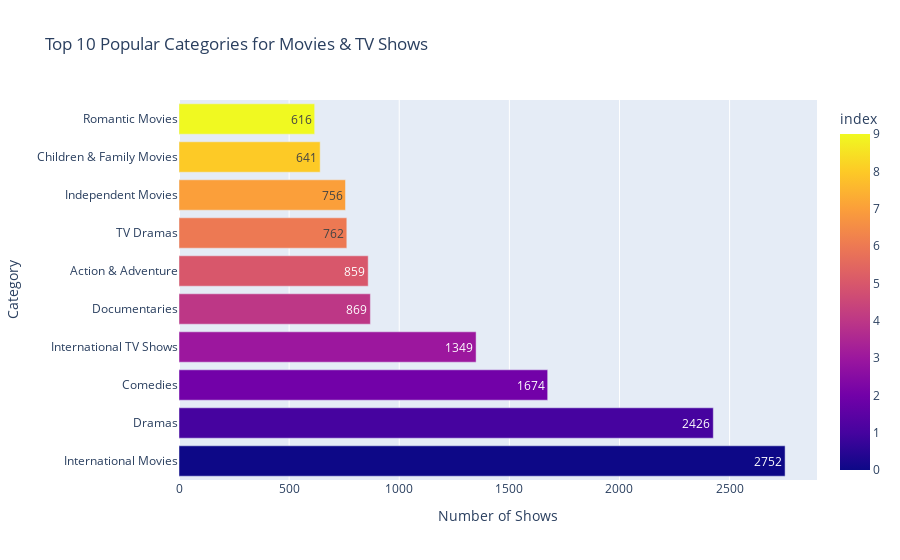

The code cell stored with this chart in its notebook:
### Code cell
top_categories_df = pd.DataFrame({'Category': top_categories.index, 'Count': top_categories.values})

fig = px.bar(top_categories_df, x='Count', y='Category', orientation='h',
             title='Top 10 Popular Categories for Movies & TV Shows',
             labels={'Count': 'Number of Shows', 'Category': 'Category'},
             color=top_categories_df.index,
             text='Count')

fig.show()

### Figure 1 — Plotly figure (JSON) as saved in the notebook; plotly's stock layout.template omitted (floating-point values rounded to 4 significant figures)
{"data": [{"alignmentgroup": "True", "hovertemplate": "Number of Shows=%{text}<br>Category=%{y}<br>index=%{marker.color}<extra></extra>", "legendgroup": "", "marker": {"color": [0, 1, 2, 3, 4, 5, 6, 7, 8, 9], "coloraxis": "coloraxis", "pattern": {"shape": ""}}, "name": "", "offsetgroup": "", "orientation": "h", "showlegend": false, "text": [2752, 2426, 1674, 1349, 869, 859, 762, 756, 641, 616], "textposition": "auto", "type": "bar", "x": [2752, 2426, 1674, 1349, 869, 859, 762, 756, 641, 616], "xaxis": "x", "y": ["International Movies", "Dramas", "Comedies", "International TV Shows", "Documentaries", "Action & Adventure", "TV Dramas", "Independent Movies", "Children & Family Movies", "Romantic Movies"], "yaxis": "y"}], "layout": {"barmode": "relative", "coloraxis": {"colorbar": {"title": {"text": "index"}}, "colorscale": [[0, "#0d0887"], [0.1111, "#46039f"], [0.2222, "#7201a8"], [0.3333, "#9c179e"], [0.4444, "#bd3786"], [0.5556, "#d8576b"], [0.6667, "#ed7953"], [0.7778, "#fb9f3a"], [0.8889, "#fdca26"], [1, "#f0f921"]]}, "legend": {"tracegroupgap": 0}, "title": {"text": "Top 10 Popular Categories for Movies & TV Shows"}, "xaxis": {"anchor": "y", "domain": [0, 1], "title": {"text": "Number of Shows"}}, "yaxis": {"anchor": "x", "domain": [0, 1], "title": {"text": "Category"}}}}
